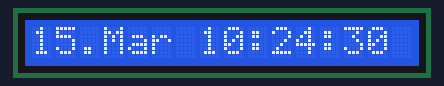
Recording of a program running on a simulated Raspberry Pi (BCM pin numbers). On the bench: 16×1 character LCD. The clock reads 2024-03-15 10:24:30 at power-on unless the program sets it; system figures (address, load, memory, disk, uptime) are fixed made-up values; library files of the repository ran but are not shown: lcd_api.py.

Above: at 0.1 s.
At 4.2 s:
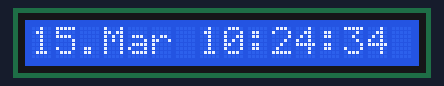
At 8.3 s:
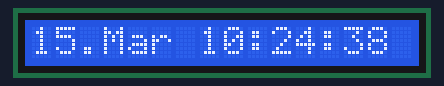
At 18.6 s:
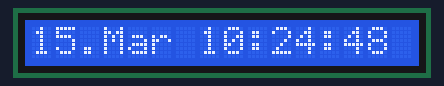
At 26.9 s:
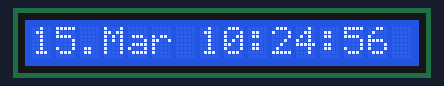
At 37.1 s:
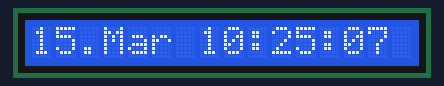

Measured:
- what the display in image 0 shows lasts 2.0 s, from 0.1 s to 2.1 s

The program:

ip2.py
```python
#!/usr/bin/python

from lcd_api import LCD
from subprocess import *
from time import sleep, strftime
from datetime import datetime

cmd = "ip addr show eth0 | grep inet | awk '{print $2}' | cut -d/ -f1"

lcd = LCD()
lcd.begin(16,1)

def run_cmd(cmd):
		p = Popen(cmd, shell=True, stdout=PIPE)
		output = p.communicate()[0]
		return output

while 1:
	lcd.clear()
	ipaddr = run_cmd(cmd)
	lcd.message(datetime.now().strftime('%d.%b %H:%M:%S\n'))
	lcd.message('%s' % ( ipaddr ) )
	sleep (2)
```
